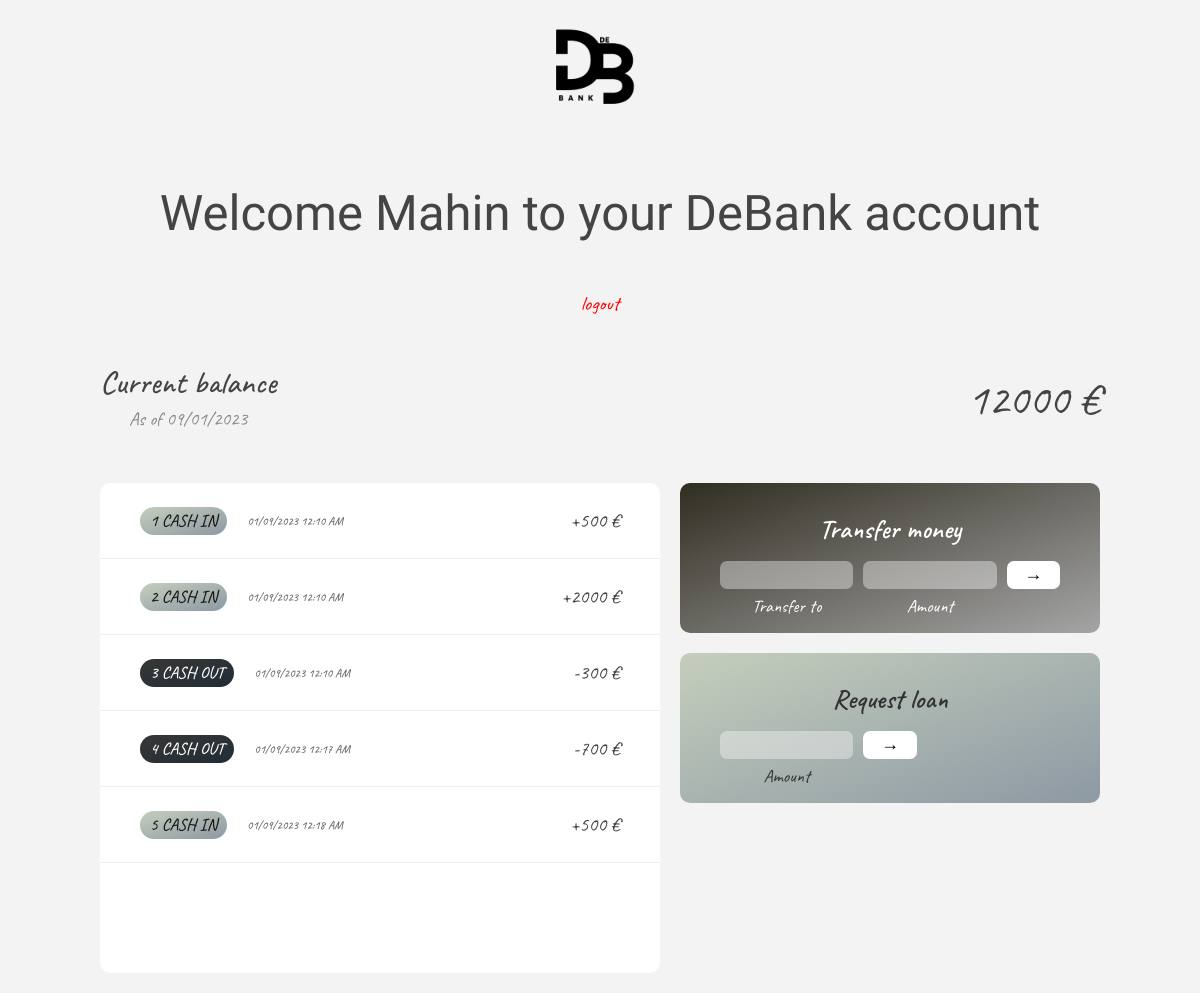
The page /loginpage.php (signed in) on the database its author committed.
### tables this page shows
CREATE TABLE `users` (
  `id` int NOT NULL AUTO_INCREMENT,
  `f_name` varchar(255) NOT NULL,
  `l_name` varchar(255) NOT NULL,
  `username` varchar(255) NOT NULL,
  `email` varchar(255) NOT NULL,
  `phone` varchar(255) NOT NULL,
  `balance` float NOT NULL,
  `password` varchar(255) NOT NULL DEFAULT '0',
  PRIMARY KEY (`id`)
);

CREATE TABLE `transactions` (
  `id` int NOT NULL AUTO_INCREMENT,
  `user_id` int NOT NULL,
  `amount` text NOT NULL,
  `date` datetime NOT NULL DEFAULT CURRENT_TIMESTAMP,
  PRIMARY KEY (`id`)
);

### loginpage.php (the view, shortened to what this page needs)
<!DOCTYPE html>
<html lang="en">
<?php
include 'con.php';
?>
<head>
	<link href="https://cdn.jsdelivr.net/npm/bootstrap@5.2.3/dist/css/bootstrap.min.css" rel="stylesheet"
 />
	<link rel="stylesheet" href="loginpage.css" />
</head>
<body>
	<img class="mb-2 signin-logo" src="pictures/D.png" alt="DeBanklogo" />
	<h1 class="welcome">Welcome <?php echo $_SESSION['user']['f_name'] ?> to your DeBank account</h1>
	<p><a style="font-size: 20px; text-decoration: none; color: red" href="logout.php">logout</a></p>
	<main class="app">
		<div class="balance">
			<div>
				<p class="balance__label">Current balance</p>
				<p class="balance__date">
					As of <span class="date"><?php echo date('d/m/Y') ?></span>
				</p>
			</div>
			<?php
				$user_id = $_SESSION['user']['id'];
				$sql = "SELECT * FROM users WHERE id = '$user_id'";
				$result = mysqli_query($conn, $sql);
				$row = mysqli_fetch_assoc($result);
				$balance = $row['balance'];
			?>
			<p class="balance__value">
			<?php echo $balance ?>	€
			</p>
		</div>
		<div class="movements">
			<?php
				$sql = "SELECT * FROM transactions WHERE user_id = '$user_id'";
				$result = mysqli_query($conn, $sql);
				$transactions = mysqli_fetch_all($result, MYSQLI_ASSOC);
			?>
			<?php
			$i = 1;
			foreach( $transactions as $transaction ): ?>
			<div class="movements__row">
				<div class="movements__type movements__type--<?php echo $transaction['amount'][0] == '+' ? 'deposit' : 'withdrawal' ?>"><?php echo $i?>
					<?php echo $transaction['amount'][0] == '+' ? 'cash in' : 'cash out' ?>
				</div>
				<div class="movements__date"><?php echo date( "m/d/Y h:i a", strtotime($transaction['date'])); ?></div>
				<div class="movements__value"> <?php echo $transaction['amount'] ?> €</div>
			</div>
			<?php $i++; endforeach; ?>
		</div>
		<div class="operation operation--transfer">
			<h2 class="Transfer-Money-h2">Transfer money</h2>
			<form class="form form--transfer" action="transfer.php" method="POST">
				<input name="email" type="email" class="form__input form__input--to" />
				<input name="amount" type="number" class="form__input form__input--amount" />
				<input name="transfer" type="submit" value="&rarr;" class="form__btn form__btn--transfer">
				<label class="form__label">Transfer to</label>
				<label class="form__label">Amount</label>
			</form>
		</div>
		<div class="operation operation--loan">
			<h2>Request loan</h2>
			<form class="form form--loan" method="POST" action="requestloan.php">
				<input name="amount" type="number" class="form__input form__input--loan-amount" />
				<input name="reqeustloan" class="form__btn form__btn--loan" type="submit" value="&rarr;">
				<label class="form__label form__label--loan">Amount</label>
			</form>
		</div>
	</main>
</body>
</html>

### loginpage.css (style rules this page uses)
* { margin: 0; padding: 0; box-sizing: inherit; }
html { font-size: 62.5%; box-sizing: border-box; }
body { font-family: "caveat"; color: #444; background-color: #f3f3f3; height: 100vh; padding: 2rem; text-align: center; }
.signin-logo { position: relative; top: -49px; height: 200px; width: 200px; }
.welcome { position: relative; font-family: "Freehand"; font-size: 4.9rem; font-weight: 500; top: -40px; }
.app { position: relative; max-width: 100rem; margin: 4rem auto; display: grid; grid-template-columns: 4fr 3fr; grid-template-rows: auto repeat(3, 15rem) auto; gap: 2rem; opacity: 100; transition: all 1s; }
.balance { grid-column: 1 / span 2; display: flex; align-items: flex-end; justify-content: space-between; margin-bottom: 2rem; }
.balance__label { font-size: 3.2rem; font-weight: 500; margin-bottom: -0.2rem; }
.balance__date { font-size: 1.9rem; color: #888; }
.balance__value { font-size: 4.5rem; font-weight: 400; }
.movements { grid-row: 2 / span 3; background-color: #fff; border-radius: 1rem; overflow: scroll; }
.movements__row { padding: 2.25rem 4rem; display: flex; align-items: center; border-bottom: 1px solid #eee; }
.movements__type { font-size: 1.7rem; text-transform: uppercase; font-weight: 500; color: #fff; padding: 0.1rem 1rem; border-radius: 10rem; margin-right: 2rem; }
.movements__date { font-size: 1.2rem; text-transform: uppercase; font-weight: 500; color: #666; }
.movements__type--deposit { background-image: linear-gradient(to top left, #8d99a4, #c5cebc); color: rgb(26, 21, 21); }
.movements__type--withdrawal { background-image: linear-gradient(to top left, #222c36, #373836); }
.movements__value { font-size: 2rem; margin-left: auto; }
.operation { border-radius: 1rem; padding: 3rem 4rem; color: #333; }
.Transfer-Money-h2, .close-acc-h2 { color: #fff; }
.operation--transfer, .operation--close { background-image: linear-gradient(to top left, #a5a5a5, #302d21); color: #fff; font-size: 1.7rem; }
.operation--loan { background-image: linear-gradient(to top left, #8d99a4, #c5cebc); font-size: 1.7rem; }
h2 { margin-bottom: 1.5rem; font-size: 2.7rem; font-weight: 600; color: #333; }
.form { display: grid; grid-template-columns: 2.5fr 2.5fr 1fr; grid-template-rows: auto auto; gap: 0.4rem 1rem; }
.form.form--loan { grid-template-columns: 2.5fr 1fr 2.5fr; }
.form__label--loan { grid-row: 2; }
.form__input { width: 100%; border: none; background-color: rgba(247, 247, 247, 0.4); font-family: inherit; font-size: 1.5rem; text-align: center; color: #333; padding: 0.3rem 1rem; border-radius: 0.7rem; transition: all 0.3s; }
.form__label { font-size: 1.8rem; text-align: center; }
.form__btn { border: none; border-radius: 0.7rem; font-size: 1.8rem; background-color: #fff; cursor: pointer; transition: all 0.3s; }

### rows shown on the page
users: balance "12000"
transactions: shows "CASH IN", date "01/09/2023 12:10 AM", amount "+500"
transactions: shows "CASH IN", date "01/09/2023 12:10 AM", amount "+2000"
transactions: shows "CASH OUT", date "01/09/2023 12:10 AM", amount "-300"
transactions: shows "CASH OUT", date "01/09/2023 12:17 AM", amount "-700"
transactions: shows "CASH IN", date "01/09/2023 12:18 AM", amount "+500"

### other values the page prints
$_SESSION['user']['f_name'] "Mahin"
